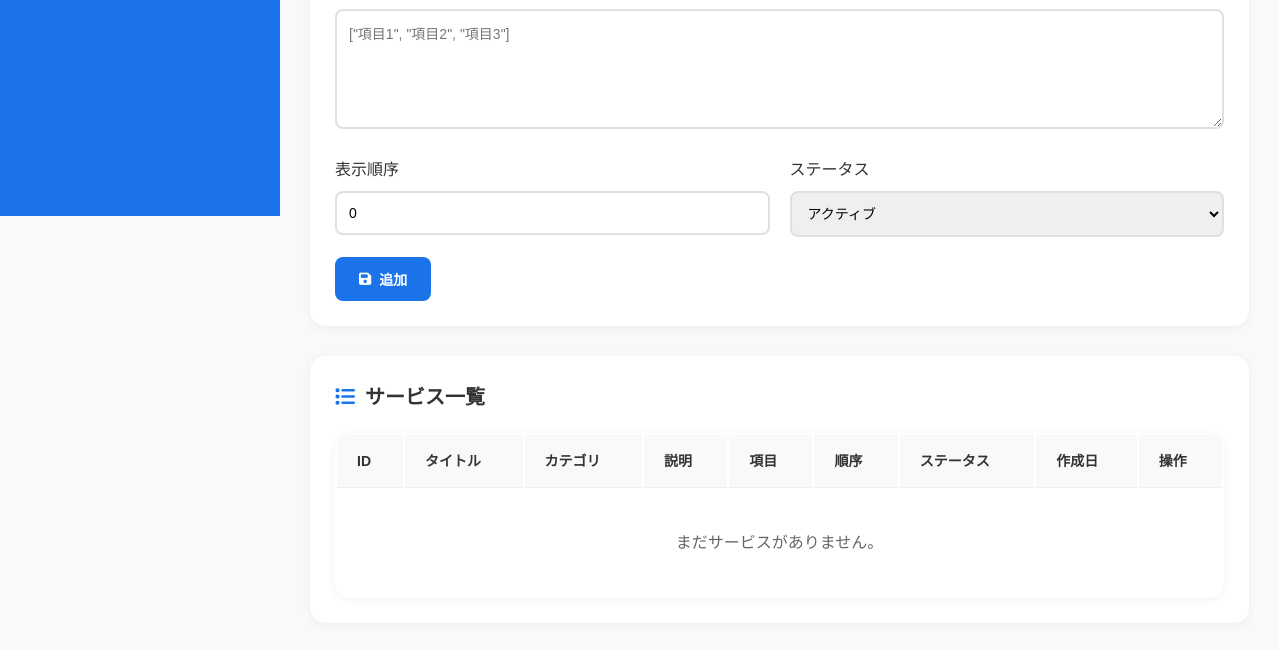
Before: /admin/manage_services.php (signed in, lower part) with the older database file.
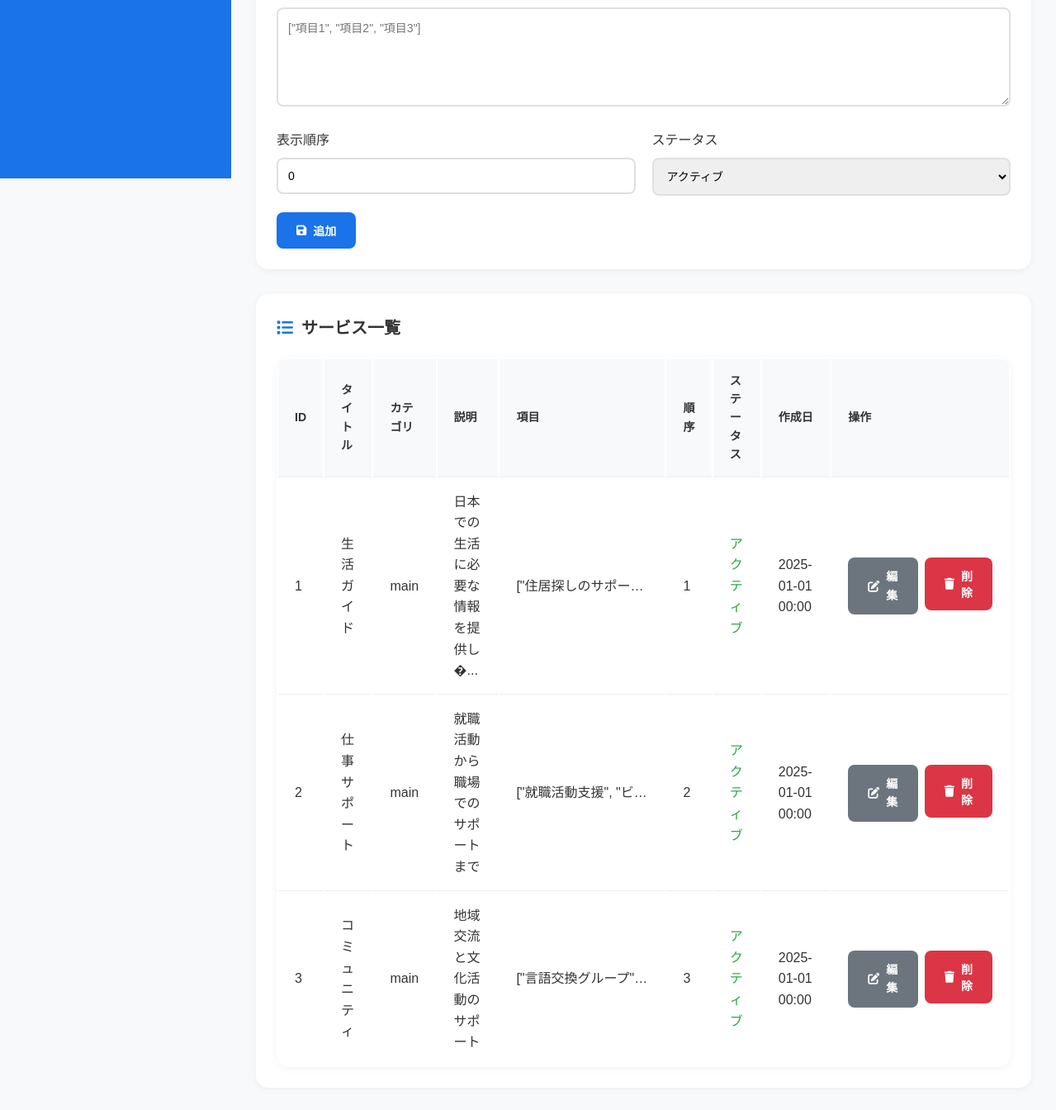
After: the same page with the newer database file.
### tables this page shows
CREATE TABLE `services` (
  `id` int(11) NOT NULL,
  `title` varchar(100) NOT NULL,
  `description` text DEFAULT NULL,
  `icon` varchar(255) DEFAULT NULL,
  `category` varchar(50) DEFAULT NULL,
  `items` text DEFAULT NULL,
  `link` varchar(255) DEFAULT NULL,
  `order_number` int(11) DEFAULT 0,
  `status` enum('active','inactive') DEFAULT 'active',
  `created_at` timestamp NOT NULL DEFAULT current_timestamp(),
  `updated_at` timestamp NOT NULL DEFAULT current_timestamp() ON UPDATE current_timestamp()
);

### admin/manage_services.php (the view, shortened to what this page needs)
<?php
require_once '../models/db.php';
try {
    $stmt = $pdo->query("SELECT * FROM services ORDER BY order_number ASC, created_at DESC");
    $services = $stmt->fetchAll();
} catch(PDOException $e) {
    $error = 'データ取得エラーが発生しました: ' . $e->getMessage();
    $services = [];
}
$editService = null;
?>
<!DOCTYPE html>
<html lang="ja">
<head>
    <link rel="stylesheet" href="../css/style.css">
    <link rel="stylesheet" href="https://cdnjs.cloudflare.com/ajax/libs/font-awesome/6.5.1/css/all.min.css">
</head>
<body>
    <div class="admin-container">
        <div class="sidebar">
        </div>
        <div class="main-content">
            <div class="form-section" id="form-section">
                <form method="POST" action="">
                    <div class="form-group">
                        <textarea id="items" name="items" placeholder='["項目1", "項目2", "項目3"]'><?php echo $editService ? htmlspecialchars($editService['items']) : ''; ?></textarea>
                    </div>
                    <div class="form-row">
                        <div class="form-group">
                            <label for="order_number">表示順序</label>
                            <input type="number" id="order_number" name="order_number" value="<?php echo $editService ? $editService['order_number'] : '0'; ?>" min="0">
                        </div>
                        <div class="form-group">
                            <label for="status">ステータス</label>
                            <select id="status" name="status">
                                <option value="active" <?php echo ($editService && $editService['status'] === 'active') ? 'selected' : ''; ?>>アクティブ</option>
                            </select>
                        </div>
                    </div>
                    <button type="submit" class="btn btn-primary">
                        <i class="fas fa-save"></i><?php echo $editService ? '更新' : '追加'; ?>
                    </button>
                </form>
            </div>
            <div class="form-section">
                <h2><i class="fas fa-list"></i>サービス一覧</h2>
                <table class="services-table">
                    <thead>
                        <tr>
                            <th>ID</th>
                            <th>タイトル</th>
                            <th>カテゴリ</th>
                            <th>説明</th>
                            <th>項目</th>
                            <th>順序</th>
                            <th>ステータス</th>
                            <th>作成日</th>
                            <th>操作</th>
                        </tr>
                    </thead>
                    <tbody>
                        <?php if (empty($services)): ?>
                            <tr>
                                <td colspan="9" style="text-align: center; padding: 40px; color: #666;">
                                    まだサービスがありません。
                                </td>
                            </tr>
                        <?php else: ?>
                            <?php foreach ($services as $service): ?>
                                <tr>
                                    <td><?php echo $service['id']; ?></td>
                                    <td><?php echo htmlspecialchars($service['title']); ?></td>
                                    <td><?php echo htmlspecialchars($service['category']); ?></td>
                                    <td><?php echo htmlspecialchars(substr($service['description'], 0, 50)) . (strlen($service['description']) > 50 ? '...' : ''); ?></td>
                                    <td class="items-preview"><?php echo htmlspecialchars($service['items']); ?></td>
                                    <td><?php echo $service['order_number']; ?></td>
                                    <td class="<?php echo $service['status'] === 'active' ? 'status-active' : 'status-inactive'; ?>">
                                        <?php echo $service['status'] === 'active' ? 'アクティブ' : '非アクティブ'; ?>
                                    </td>
                                    <td><?php echo date('Y-m-d H:i', strtotime($service['created_at'])); ?></td>
                                    <td>
                                        <div class="action-buttons">
                                            <a href="?edit=<?php echo $service['id']; ?>" class="btn btn-secondary">
                                                <i class="fas fa-edit"></i>編集
                                            </a>
                                            <form method="POST" action="" style="display: inline;" onsubmit="return confirm('本当に削除しますか？');">
                                                <button type="submit" class="btn btn-danger">
                                                    <i class="fas fa-trash"></i>削除
                                                </button>
                                            </form>
                                        </div>
                                    </td>
                                </tr>
                            <?php endforeach; ?>
                        <?php endif; ?>
                    </tbody>
                </table>
            </div>
        </div>
    </div>
</body>
</html>

### css/style.css (style rules this page uses)
:root { --primary-color: #4A90E2; --secondary-color: #2C3E50; --accent-color: #E74C3C; --text-color: #333; --light-gray: #f5f5f5; --white: #ffffff; }
* { margin: 0; padding: 0; box-sizing: border-box; }
body { font-family: 'Noto Sans JP', sans-serif; line-height: 1.6; color: var(--text-color); }
.form-group { margin-bottom: 20px; }
.form-group label { display: block; margin-bottom: 8px; font-weight: bold; color: #333; }
.form-group input, .form-group textarea, .form-group select { width: 100%; padding: 12px; border: 1px solid #ddd; border-radius: 5px; font-size: 16px; transition: border-color 0.3s; }
.form-group textarea { height: 150px; resize: vertical; }

### admin/manage_services.php (style rules this page uses)
.admin-container { display: flex; min-height: 100vh; background: #f8f9fa; }
.sidebar { width: 280px; background: #1a73e8; color: white; padding: 30px 20px; position: fixed; height: 100vh; overflow-y: auto; }
.main-content { flex: 1; margin-left: 280px; padding: 30px; }
.form-section { background: white; padding: 25px; border-radius: 15px; box-shadow: 0 2px 10px rgba(0,0,0,0.05); margin-bottom: 30px; }
.form-section h2 { margin-top: 0; color: #333; font-size: 20px; margin-bottom: 20px; display: flex; align-items: center; gap: 10px; }
.form-section h2 i { color: #1a73e8; }
.form-group { margin-bottom: 20px; }
.form-group label { display: block; margin-bottom: 8px; font-weight: 500; color: #333; }
.form-group input, .form-group textarea, .form-group select { width: 100%; padding: 12px; border: 2px solid #e0e0e0; border-radius: 8px; font-size: 14px; font-family: inherit; transition: all 0.3s ease; }
.form-group textarea { height: 120px; resize: vertical; }
.form-row { display: grid; grid-template-columns: 1fr 1fr; gap: 20px; }
.btn { padding: 12px 24px; border: none; border-radius: 8px; cursor: pointer; font-size: 14px; font-weight: 600; transition: all 0.3s ease; text-decoration: none; display: inline-flex; align-items: center; gap: 8px; }
.btn-primary { background: #1a73e8; color: white; }
.btn-secondary { background: #6c757d; color: white; }
.btn-danger { background: #dc3545; color: white; }
.services-table { width: 100%; background: white; border-radius: 15px; box-shadow: 0 2px 10px rgba(0,0,0,0.05); overflow: hidden; }
.services-table th, .services-table td { padding: 15px 20px; text-align: left; border-bottom: 1px solid #eee; }
.services-table th { background: #f8f9fa; font-weight: 600; color: #333; font-size: 14px; }
.services-table tr:last-child td { border-bottom: none; }
.action-buttons { display: flex; gap: 8px; }
.status-active { color: #28a745; font-weight: 500; }
.items-preview { max-width: 200px; overflow: hidden; text-overflow: ellipsis; white-space: nowrap; }

Changed rows visible on the page:
added services: id "1", title "生活ガイド", category "main", description "日本での生活に必要な情報を提供し�", items "[\"住居探しのサポー…", order_number "1", status "アクティブ", created_at "2025-01-01 00:00"
added services: id "2", title "仕事サポート", category "main", description "就職活動から職場でのサポートまで", items "[\"就職活動支援\", \"ビ…", order_number "2", status "アクティブ", created_at "2025-01-01 00:00"
added services: id "3", title "コミュニティ", category "main", description "地域交流と文化活動のサポート", items "[\"言語交換グループ\"…", order_number "3", status "アクティブ", created_at "2025-01-01 00:00"
Other visible differences:
text no longer shown: "まだサービスがありません。"
